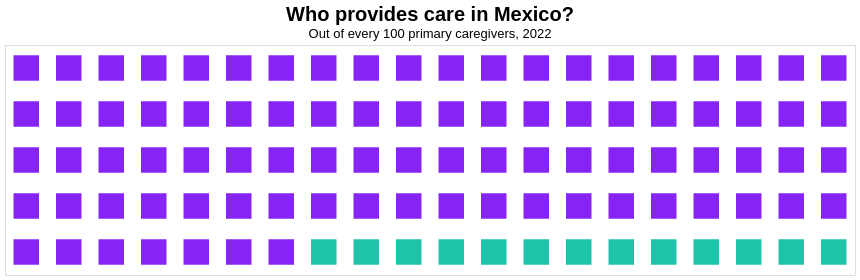

Notebook code cell kept with this figure:
### Code cell
# Waffle chart
waffle_chart = (
    alt.Chart(waffle)
    .mark_square(size=650,opacity = 1)
    .encode(
        x=alt.X("column:O", axis=None),
        y=alt.Y("row:O", axis=None, sort="ascending"),
        color=alt.Color(
            "gender:N",
            scale=alt.Scale(
                domain=["Women", "Men"],
                range=["#8624f5", "#1fc3aa"]
            ),
            legend=None
        ),
        tooltip=["gender:N"]
    )
    .properties(
        width=850,
        height=230,
        title=alt.TitleParams(
            text="Who provides care in Mexico?",
            subtitle="Out of every 100 primary caregivers, 2022",
            anchor="middle",
            fontSize=20,
            subtitleFontSize=13
        )
    )
)

waffle_chart

### Figure 1 — Vega-Lite specification as saved in the notebook (floating-point values rounded to 4 significant figures)
{"config": {"view": {"continuousWidth": 300, "continuousHeight": 300}}, "data": {"name": "data-ad9ed06b1d3c3ad1609b70668af698a3"}, "mark": {"type": "square", "opacity": 1, "size": 650}, "encoding": {"color": {"field": "gender", "legend": null, "scale": {"domain": ["Women", "Men"], "range": ["#8624f5", "#1fc3aa"]}, "type": "nominal"}, "tooltip": [{"field": "gender", "type": "nominal"}], "x": {"axis": null, "field": "column", "type": "ordinal"}, "y": {"axis": null, "field": "row", "sort": "ascending", "type": "ordinal"}}, "height": 230, "title": {"text": "Who provides care in Mexico?", "anchor": "middle", "fontSize": 20, "subtitle": "Out of every 100 primary caregivers, 2022", "subtitleFontSize": 13}, "width": 850, "$schema": "https://vega.github.io/schema/vega-lite/v6.4.1.json", "datasets": {"data-ad9ed06b1d3c3ad1609b70668af698a3": [{"square": 0, "column": 0, "row": 0, "gender": "Women"}, {"square": 1, "column": 1, "row": 0, "gender": "Women"}, {"square": 2, "column": 2, "row": 0, "gender": "Women"}, {"square": 3, "column": 3, "row": 0, "gender": "Women"}, {"square": 4, "column": 4, "row": 0, "gender": "Women"}, {"square": 5, "column": 5, "row": 0, "gender": "Women"}, {"square": 6, "column": 6, "row": 0, "gender": "Women"}, {"square": 7, "column": 7, "row": 0, "gender": "Women"}, {"square": 8, "column": 8, "row": 0, "gender": "Women"}, {"square": 9, "column": 9, "row": 0, "gender": "Women"}, {"square": 10, "column": 10, "row": 0, "gender": "Women"}, {"square": 11, "column": 11, "row": 0, "gender": "Women"}, {"square": 12, "column": 12, "row": 0, "gender": "Women"}, {"square": 13, "column": 13, "row": 0, "gender": "Women"}, {"square": 14, "column": 14, "row": 0, "gender": "Women"}, {"square": 15, "column": 15, "row": 0, "gender": "Women"}, {"square": 16, "column": 16, "row": 0, "gender": "Women"}, {"square": 17, "column": 17, "row": 0, "gender": "Women"}, {"square": 18, "column": 18, "row": 0, "gender": "Women"}, {"square": 19, "column": 19, "row": 0, "gender": "Women"}, {"square": 20, "column": 0, "row": 1, "gender": "Women"}, {"square": 21, "column": 1, "row": 1, "gender": "Women"}, {"square": 22, "column": 2, "row": 1, "gender": "Women"}, {"square": 23, "column": 3, "row": 1, "gender": "Women"}, {"square": 24, "column": 4, "row": 1, "gender": "Women"}, {"square": 25, "column": 5, "row": 1, "gender": "Women"}, {"square": 26, "column": 6, "row": 1, "gender": "Women"}, {"square": 27, "column": 7, "row": 1, "gender": "Women"}, {"square": 28, "column": 8, "row": 1, "gender": "Women"}, {"square": 29, "column": 9, "row": 1, "gender": "Women"}, {"square": 30, "column": 10, "row": 1, "gender": "Women"}, {"square": 31, "column": 11, "row": 1, "gender": "Women"}, {"square": 32, "column": 12, "row": 1, "gender": "Women"}, {"square": 33, "column": 13, "row": 1, "gender": "Women"}, {"square": 34, "column": 14, "row": 1, "gender": "Women"}, {"square": 35, "column": 15, "row": 1, "gender": "Women"}, {"square": 36, "column": 16, "row": 1, "gender": "Women"}, {"square": 37, "column": 17, "row": 1, "gender": "Women"}, {"square": 38, "column": 18, "row": 1, "gender": "Women"}, {"square": 39, "column": 19, "row": 1, "gender": "Women"}, {"square": 40, "column": 0, "row": 2, "gender": "Women"}, {"square": 41, "column": 1, "row": 2, "gender": "Women"}, {"square": 42, "column": 2, "row": 2, "gender": "Women"}, {"square": 43, "column": 3, "row": 2, "gender": "Women"}, {"square": 44, "column": 4, "row": 2, "gender": "Women"}, {"square": 45, "column": 5, "row": 2, "gender": "Women"}, {"square": 46, "column": 6, "row": 2, "gender": "Women"}, {"square": 47, "column": 7, "row": 2, "gender": "Women"}, {"square": 48, "column": 8, "row": 2, "gender": "Women"}, {"square": 49, "column": 9, "row": 2, "gender": "Women"}, {"square": 50, "column": 10, "row": 2, "gender": "Women"}, {"square": 51, "column": 11, "row": 2, "gender": "Women"}, {"square": 52, "column": 12, "row": 2, "gender": "Women"}, {"square": 53, "column": 13, "row": 2, "gender": "Women"}, {"square": 54, "column": 14, "row": 2, "gender": "Women"}, {"square": 55, "column": 15, "row": 2, "gender": "Women"}, {"square": 56, "column": 16, "row": 2, "gender": "Women"}, {"square": 57, "column": 17, "row": 2, "gender": "Women"}, {"square": 58, "column": 18, "row": 2, "gender": "Women"}, {"square": 59, "column": 19, "row": 2, "gender": "Women"}, {"square": 60, "column": 0, "row": 3, "gender": "Women"}, {"square": 61, "column": 1, "row": 3, "gender": "Women"}, {"square": 62, "column": 2, "row": 3, "gender": "Women"}, {"square": 63, "column": 3, "row": 3, "gender": "Women"}, {"square": 64, "column": 4, "row": 3, "gender": "Women"}, {"square": 65, "column": 5, "row": 3, "gender": "Women"}, {"square": 66, "column": 6, "row": 3, "gender": "Women"}, {"square": 67, "column": 7, "row": 3, "gender": "Women"}, {"square": 68, "column": 8, "row": 3, "gender": "Women"}, {"square": 69, "column": 9, "row": 3, "gender": "Women"}, {"square": 70, "column": 10, "row": 3, "gender": "Women"}, {"square": 71, "column": 11, "row": 3, "gender": "Women"}, {"square": 72, "column": 12, "row": 3, "gender": "Women"}, {"square": 73, "column": 13, "row": 3, "gender": "Women"}, {"square": 74, "column": 14, "row": 3, "gender": "Women"}, {"square": 75, "column": 15, "row": 3, "gender": "Women"}, {"square": 76, "column": 16, "row": 3, "gender": "Women"}, {"square": 77, "column": 17, "row": 3, "gender": "Women"}, {"square": 78, "column": 18, "row": 3, "gender": "Women"}, {"square": 79, "column": 19, "row": 3, "gender": "Women"}, {"square": 80, "column": 0, "row": 4, "gender": "Women"}, {"square": 81, "column": 1, "row": 4, "gender": "Women"}, {"square": 82, "column": 2, "row": 4, "gender": "Women"}, {"square": 83, "column": 3, "row": 4, "gender": "Women"}, {"square": 84, "column": 4, "row": 4, "gender": "Women"}, {"square": 85, "column": 5, "row": 4, "gender": "Women"}, {"square": 86, "column": 6, "row": 4, "gender": "Women"}, {"square": 87, "column": 7, "row": 4, "gender": "Men"}, {"square": 88, "column": 8, "row": 4, "gender": "Men"}, {"square": 89, "column": 9, "row": 4, "gender": "Men"}, {"square": 90, "column": 10, "row": 4, "gender": "Men"}, {"square": 91, "column": 11, "row": 4, "gender": "Men"}, {"square": 92, "column": 12, "row": 4, "gender": "Men"}, {"square": 93, "column": 13, "row": 4, "gender": "Men"}, {"square": 94, "column": 14, "row": 4, "gender": "Men"}, {"square": 95, "column": 15, "row": 4, "gender": "Men"}, {"square": 96, "column": 16, "row": 4, "gender": "Men"}, {"square": 97, "column": 17, "row": 4, "gender": "Men"}, {"square": 98, "column": 18, "row": 4, "gender": "Men"}, {"square": 99, "column": 19, "row": 4, "gender": "Men"}]}}
